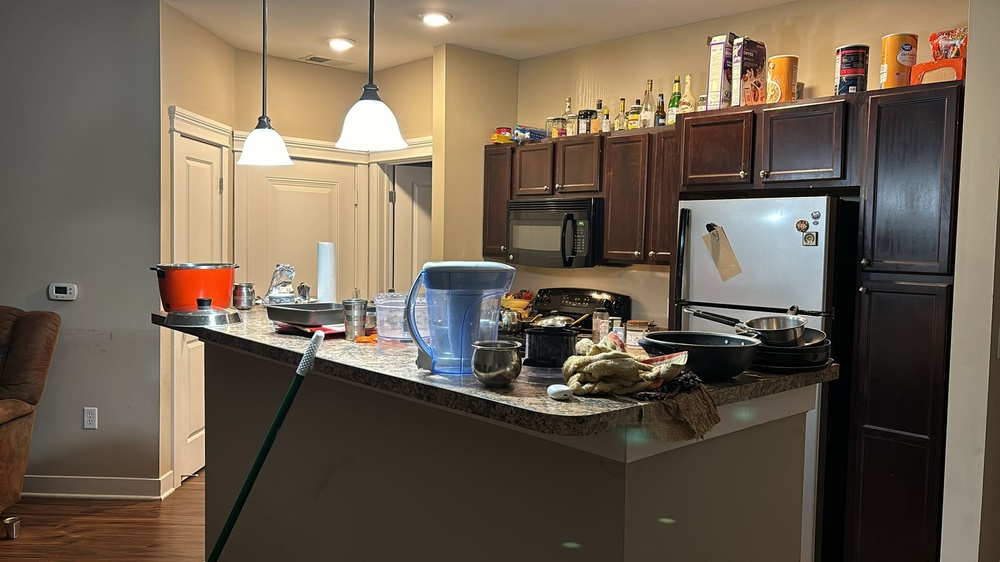
#> input picture home0.jpeg, 1000 x 562 px, shrunk from 2048 x 1152 before the run
$ python main.py
#> lines starting #> are read from the running program, lines starting #| are printed output that depends on the picture; after the words box and inside, x2 and y2 are one past the last pixel; in counts of white or black regions, pixels touching at a corner belong together
import cv2
import numpy as np
import matplotlib.pyplot as plt

# Load the image in grayscale
image = cv2.imread('home0.jpeg')
#> image is the input picture: shape (562, 1000, 3); mean B, G, R 80.5, 96, 109.1
gray = cv2.imread('home0.jpeg', cv2.IMREAD_GRAYSCALE)
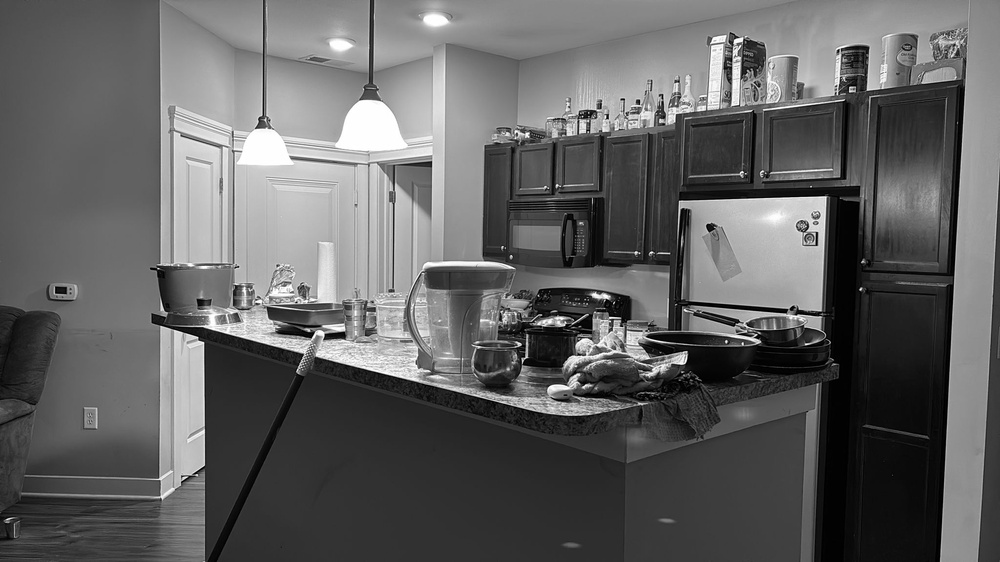
#> gray: shape (562, 1000); min 0, max 255, mean 98.2

# Define Shi-Tomasi corner detection parameters
max_corners = 150
quality_level = 0.05
min_distance = 15

# Detect corners using Shi-Tomasi
corners = cv2.goodFeaturesToTrack(gray, max_corners, quality_level, min_distance)
#> corners = 150 rows, first 8: [860, 290], [726, 341], [520, 344], [607, 118], [816, 232], [742, 172], [528, 133], [849, 91]

# Check if corners are found
if corners is not None:
    # Convert corners to integers
    corners = np.int0(corners)

    # Draw circles at detected corner locations
    for corner in corners:
        x, y = corner.ravel()
        cv2.circle(image, (x, y), 6, 255, -1)
#> this loop made 150 passes
#> (x, y) on passes 1 to 12: (860, 290), (726, 341), (520, 344), (607, 118), (816, 232), (742, 172), (528, 133), (849, 91), (840, 49), (557, 185), (825, 197), (511, 255)
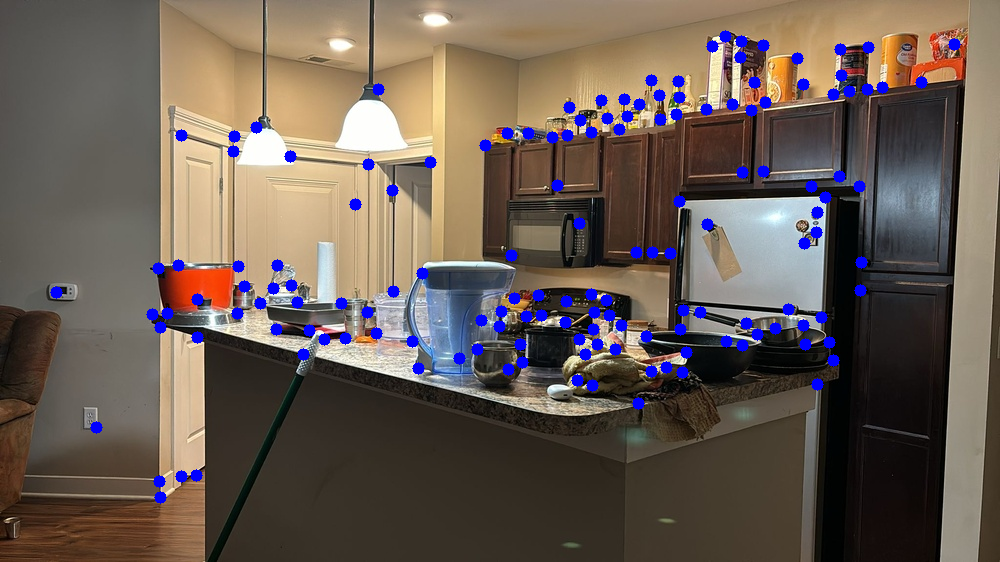
#> image: shape (562, 1000, 3); 3.02% of pixels changed, all inside (x1, y1, x2, y2) = (50, 30, 961, 504)

    plt.imshow(cv2.cvtColor(image, cv2.COLOR_BGR2RGB))
    plt.title("Shi-Tomasi Corners")
    plt.show()
else:
    print("No corners found.")

$ run again, with Shi-Thomasi corner detector.png saved as home0.jpeg
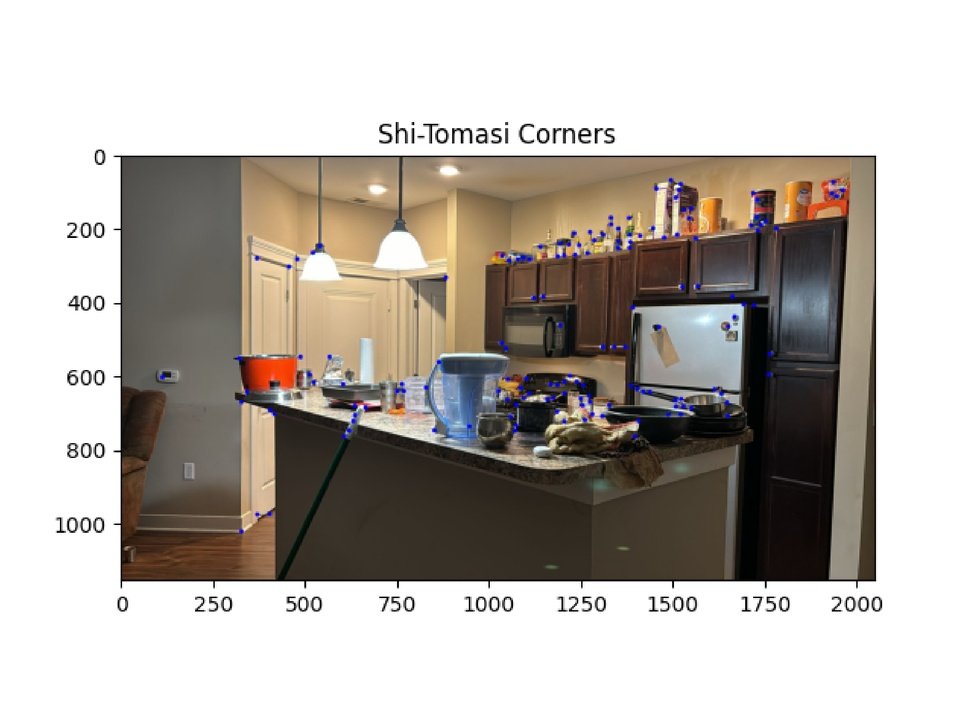
#> input picture Shi-Thomasi corner detector.png, 970 x 727 px, shrunk from 2218 x 1662 before the run
#> image is the input picture: shape (727, 970, 3); mean B, G, R 173.6, 179.8, 185.7
#> `gray = cv2.imread('home0.jpeg', cv2.IMREAD_GRAYSCALE)`:
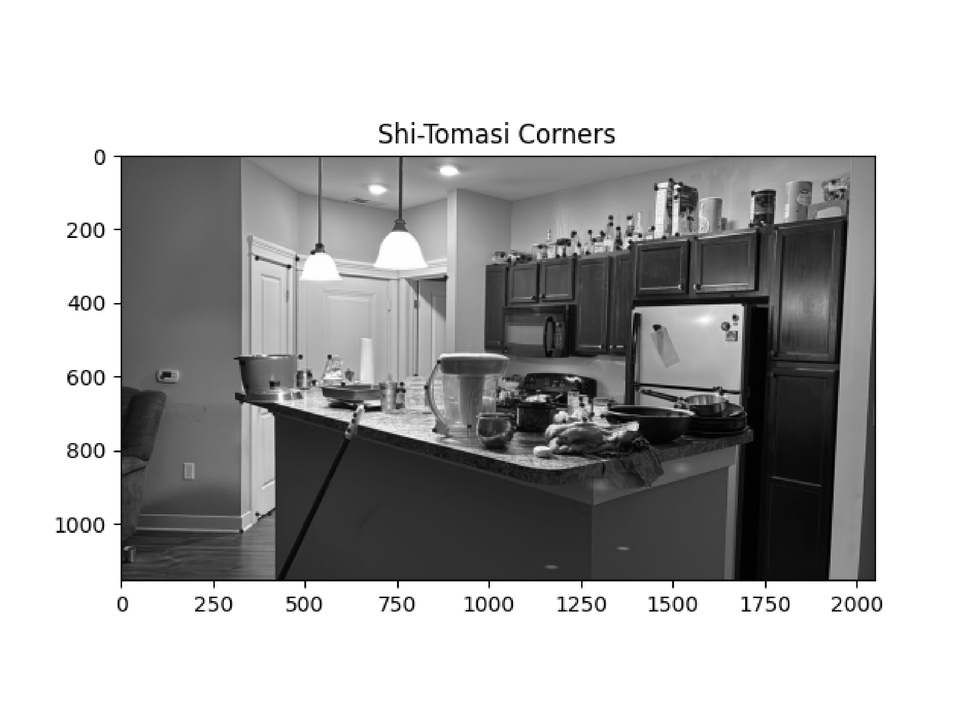
#> gray: shape (727, 970); min 0, max 255, mean 180.9
#> corners = 150 rows, first 8: [832, 610], [506, 123], [413, 122], [195, 610], [290, 599], [68, 236], [608, 132], [471, 142]
#> the loop `for corner in corners:` made 150 passes
#> after the loop `for corner in corners:`:
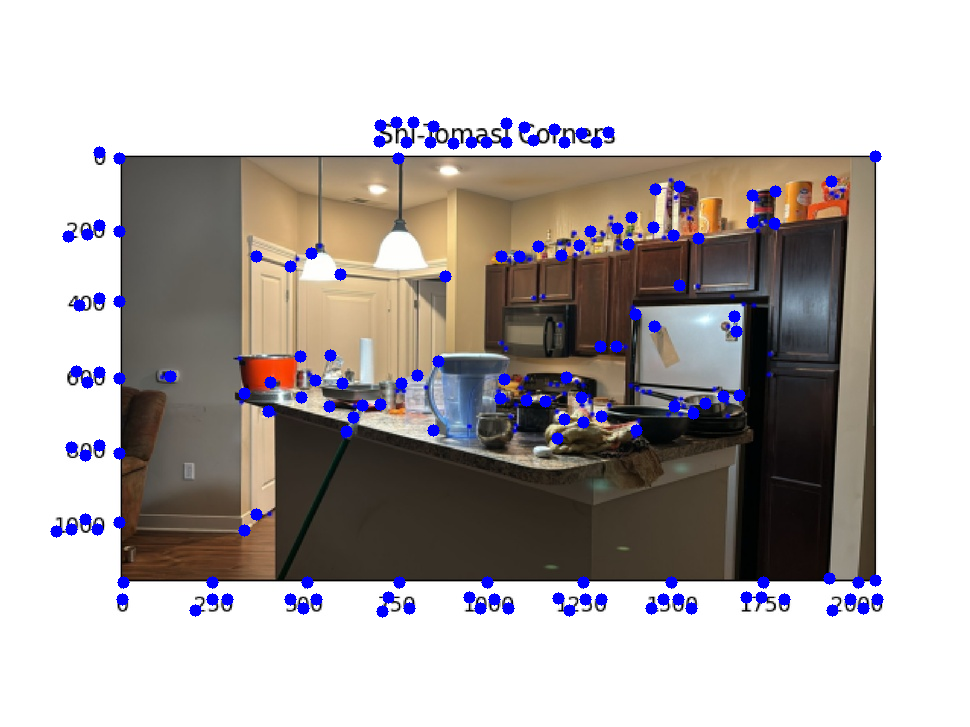
#> image: shape (727, 970, 3); 2.4% of pixels changed, all inside (x1, y1, x2, y2) = (50, 116, 884, 618)
